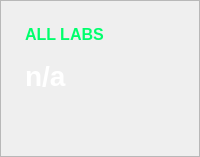
      <widget class="QWidget" name="pageAllLabs">
       <property name="sizePolicy">
        <sizepolicy hsizetype="MinimumExpanding" vsizetype="MinimumExpanding">
         <horstretch>0</horstretch>
         <verstretch>0</verstretch>
        </sizepolicy>
       </property>
       <layout class="QGridLayout" name="gridLayout_6">
        <property name="leftMargin">
         <number>0</number>
        </property>
        <property name="topMargin">
         <number>0</number>
        </property>
        <property name="rightMargin">
         <number>0</number>
        </property>
        <property name="bottomMargin">
         <number>0</number>
        </property>
        <property name="spacing">
         <number>0</number>
        </property>
        <item row="0" column="0">
         <widget class="QFrame" name="frameAllLabsContent">
          <property name="sizePolicy">
           <sizepolicy hsizetype="Preferred" vsizetype="Preferred">
            <horstretch>0</horstretch>
            <verstretch>0</verstretch>
           </sizepolicy>
          </property>
          <property name="accessibleDescription">
           <string>backgroundFrame</string>
          </property>
          <property name="styleSheet">
           <string notr="true"/>
          </property>
          <property name="frameShape">
           <enum>QFrame::StyledPanel</enum>
          </property>
          <property name="frameShadow">
           <enum>QFrame::Raised</enum>
          </property>
          <layout class="QGridLayout" name="gridLayout_18">
           <property name="leftMargin">
            <number>24</number>
           </property>
           <property name="topMargin">
            <number>24</number>
           </property>
           <property name="rightMargin">
            <number>24</number>
           </property>
           <property name="bottomMargin">
            <number>24</number>
           </property>
           <property name="verticalSpacing">
            <number>16</number>
           </property>
           <item row="1" column="0">
            <widget class="QLabel" name="labelCurrentDate2">
             <property name="font">
              <font>
               <family>Segoe UI</family>
               <pointsize>21</pointsize>
               <weight>75</weight>
               <bold>true</bold>
              </font>
             </property>
             <property name="cursor">
              <cursorShape>ArrowCursor</cursorShape>
             </property>
             <property name="accessibleDescription">
              <string>normalLabel</string>
             </property>
             <property name="styleSheet">
              <string notr="true">color: rgb(255, 255, 255);</string>
             </property>
             <property name="text">
              <string>n/a</string>
             </property>
             <property name="scaledContents">
              <bool>true</bool>
             </property>
             <property name="alignment">
              <set>Qt::AlignLeading|Qt::AlignLeft|Qt::AlignVCenter</set>
             </property>
             <property name="openExternalLinks">
              <bool>false</bool>
             </property>
             <property name="textInteractionFlags">
              <set>Qt::LinksAccessibleByMouse</set>
             </property>
            </widget>
           </item>
           <item row="0" column="0">
            <widget class="QLabel" name="labelAllLabs">
             <property name="font">
              <font>
               <family>Segoe UI</family>
               <pointsize>12</pointsize>
               <weight>75</weight>
               <bold>true</bold>
              </font>
             </property>
             <property name="cursor">
              <cursorShape>ArrowCursor</cursorShape>
             </property>
             <property name="accessibleDescription">
              <string>titleLabel</string>
             </property>
             <property name="styleSheet">
              <string notr="true">
	color: rgb(0, 255, 108);</string>
             </property>
             <property name="text">
              <string>ALL LABS</string>
             </property>
             <property name="scaledContents">
              <bool>true</bool>
             </property>
             <property name="openExternalLinks">
              <bool>false</bool>
             </property>
             <property name="textInteractionFlags">
              <set>Qt::LinksAccessibleByMouse</set>
             </property>
            </widget>
           </item>
           <item row="2" column="0">
            <spacer name="verticalSpacer_2">
             <property name="orientation">
              <enum>Qt::Vertical</enum>
             </property>
             <property name="sizeHint" stdset="0">
              <size>
               <width>20</width>
               <height>40</height>
              </size>
             </property>
            </spacer>
           </item>
          </layout>
         </widget>
        </item>
       </layout>
      </widget>
